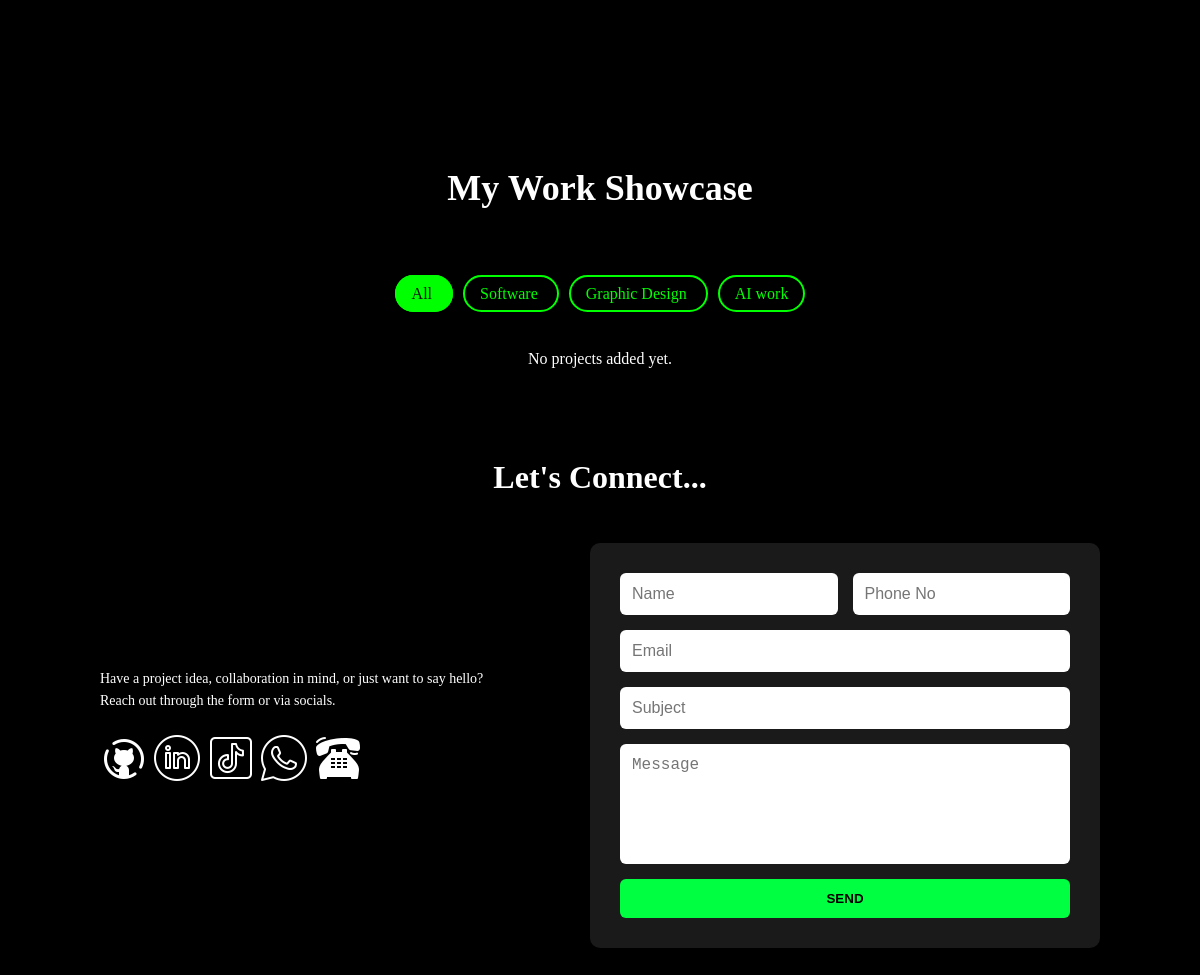
The app's page / (lower part), older data.
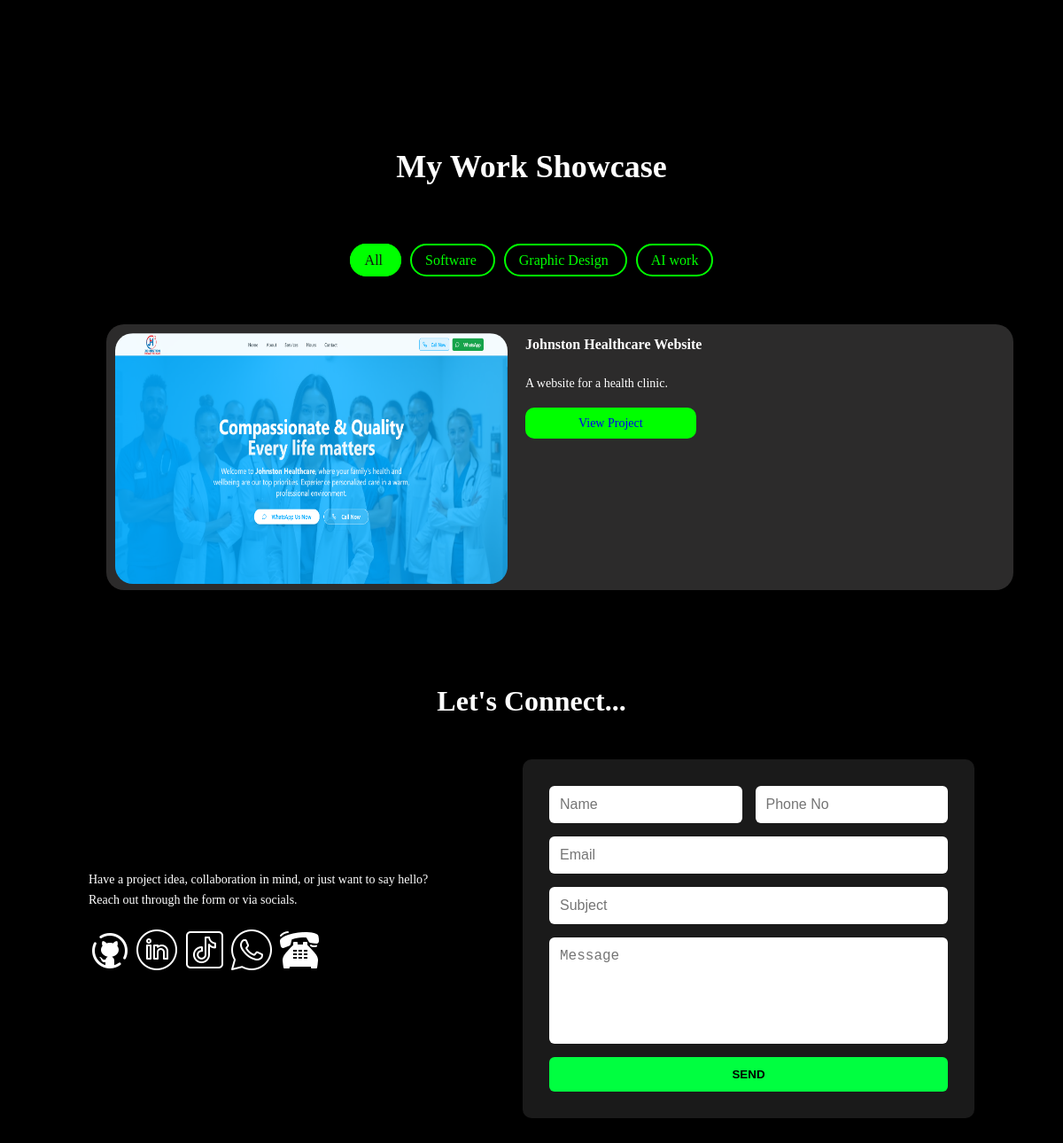
The same page, newer data.
### main/models.py (models this page shows, shortened)
class Project(models.Model):
    CATEGORY_CHOICES = [
        ('software', 'Software'),
        ('design', 'Graphic Design'),
        ('ai', 'AI work'),
    ]
    title = models.CharField(max_length=100)
    category = models.CharField(max_length=20, choices=CATEGORY_CHOICES)
    description = models.CharField(max_length=300)
    image = models.ImageField(upload_to='projects/')
    link = models.URLField(blank=True)

### main/views.py (the view, shortened to what this page needs)
# urls.py: path('', views.home, name='home'),
def home(request):
    categories = Project.CATEGORY_CHOICES
    selected_category = request.GET.get("category", "all")
    if selected_category == "all":
        projects = Project.objects.all()[:6]
    else:
        projects = Project.objects.filter(category=selected_category)
    form = ContactForm()
    return render(request, "home.html", {
        "categories": categories,
        "projects": projects,
        "form": form
    })

### main/forms.py
class ContactForm(forms.ModelForm):
    class Meta:
        model = Contact
        fields = ["name", "phone", "email", "subject", "message"]
        widgets = {
            "name": forms.TextInput(attrs={"placeholder": "Name", "class": "input"}),
            "phone": forms.TextInput(attrs={"placeholder": "Phone No", "class": "input"}),
            "email": forms.EmailInput(attrs={"placeholder": "Email", "class": "input"}),
            "subject": forms.TextInput(attrs={"placeholder": "Subject", "class": "input"}),
            "message": forms.Textarea(attrs={"placeholder": "Message", "class": "textarea", "rows": 8}),
        }

### main/templates/home.html (shortened to what this page needs)
<!DOCTYPE html>
<html lang="en">
    <head>
        {% load static %}
        <link rel="stylesheet" href="{% static 'css/styles.css' %}">
    </head>
    <body>
           <section class="about" id="about">
           </section>
            <section id="projects" class="projects">
                <h2>My Work Showcase</h2>
                <div class="project-nav">
                    <a href="?category=all"
                    class="filter-btn {% if request.GET.category == 'all' or not request.GET.category %}active{% endif %}">
                    All
                    </a>
                    {% for key, label in categories %}
                    <a href="?category={{ key }}#projects"
                        class="filter-btn {% if request.GET.category == key %}active{% endif %}">
                        {{ label }}
                    </a>
                    {% endfor %}
                </div>
                <div class="project-grid">
                    {% for project in projects %}
                        <div class="project-card">
                            <img src="{{ project.image.url }}" alt="{{ project.title }}">
                            <div>
                            <h3>{{ project.title }}</h3>
                                <p>{{ project.description }}</p>
                                {% if project.link %}
                                    <a href="{{ project.link }}" class="btn" target="_blank">View Project</a>
                                {% endif %}
                            </div>
                        </div>
                    {% empty %}
                     <p>No projects added yet.</p>
                    {%endfor%}
                </div>
            </section>
             <section class="contact" id="contact">
                <h2>Let's Connect...</h2>
                <div class="container">
                    <div class="container-left">
                       <p>Have a project idea, collaboration in mind, or just want to say hello? <br>Reach out through the form or via socials.</p>
                        <div class="socials1">
                            <a href="https://github.com/Polymathh" target="_blank"><img src="{% static 'logo/github.png' %}"></a>
                            <a href="https://www.linkedin.com/in/wambugumoses/" target="_blank"><img src="{% static 'logo/linkedin.png' %}"></a>
                            <a href="https://www.tiktok.com/@wambugu_ai?is_from_webapp=1&sender_device=pc" target="_blank"><img src="{% static 'logo/tiktok.png' %}"></a>
                            <a href="https://www.tiktok.com/@wambugu_ai?is_from_webapp=1&sender_device=pc" target="_blank"><img src="{% static 'logo/whatsapp.png' %}"></a>
                            <a href="https://www.tiktok.com/@wambugu_ai?is_from_webapp=1&sender_device=pc" target="_blank"><img src="{% static 'logo/phone.png' %}"></a>
                        </div>
                    </div>
                    <div class="container-right">
                        <form method="post" novalidate>
                            <div class="form-row">
                                {{ form.name }} {{ form.phone }}
                            </div>
                            {{ form.email }}
                            {{ form.subject }}
                            {{ form.message }}
                            <button type="submit" class="btn-submit">SEND</button>
                        </form>
                    </div>
                </div>
             </section>
    </body>
</html>

Row changes from the older to the newer data that the page shows:
added Project: image (picture), title "Johnston Healthcare Website", description "A website for a health clinic."
Text that changed along with them:
text no longer shown: "No projects added yet."
